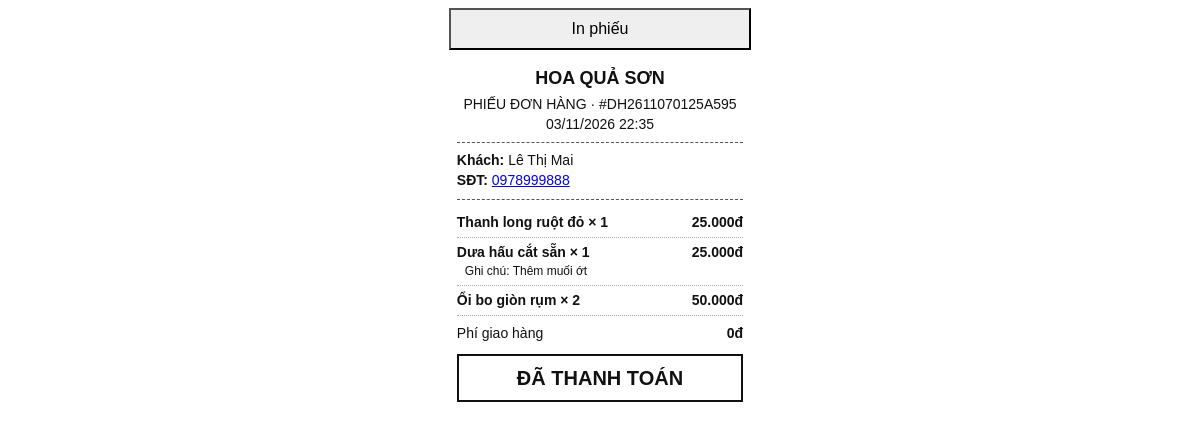
Page /quan-ly/don-hang/1/phieu-in/ (signed in) on the committed database.
### orders/models.py (models this page shows, shortened)
class Order(models.Model):
    ORDER_TYPE_CHOICES = [
        ('dine_in', 'Tại chỗ'),
        ('takeaway', 'Mang đi'),
        ('delivery', 'Giao hàng'),
    ]
    PAYMENT_METHOD_CHOICES = [
        ('cash', 'Tiền mặt'),
        ('transfer', 'Chuyển khoản'),
        ('cod', 'Thu khi giao (COD)'),
    ]
    STATUS_CHOICES = [
        ('new', 'Mới'),
        ('preparing', 'Đang chuẩn bị'),
        ('delivering', 'Đang giao'),
        ('completed', 'Hoàn thành'),
        ('cancelled', 'Đã hủy'),
        ('customer_refused', 'Khách không nhận'),
    ]
    DISCOUNT_TYPE_CHOICES = [
        ('amount', 'Số tiền (đ)'),
        ('percent', 'Phần trăm (%)'),
    ]
    code = models.CharField(max_length=32, unique=True, verbose_name="Mã đơn hàng", editable=False)
    customer_name = models.CharField(max_length=150, verbose_name="Tên khách hàng", default="Khách lẻ")
    customer_contact = models.CharField(max_length=150, blank=True, verbose_name="SĐT / Facebook / Zalo")
    address = models.TextField(blank=True, verbose_name="Địa chỉ nhận hàng")
    order_type = models.CharField(
        max_length=20,
        choices=ORDER_TYPE_CHOICES,
        default='dine_in',
        verbose_name="Hình thức"
    )
    payment_method = models.CharField(
        max_length=20,
        choices=PAYMENT_METHOD_CHOICES,
        default='cash',
        verbose_name="Thanh toán"
    )
    is_paid = models.BooleanField(default=False, verbose_name="Đã thanh toán")
    status = models.CharField(
        max_length=20,
        choices=STATUS_CHOICES,
        default='new',
        verbose_name="Trạng thái"
    )
    discount_type = models.CharField(
        max_length=10,
        choices=DISCOUNT_TYPE_CHOICES,
        default='amount',
        verbose_name="Kiểu giảm giá"
    )
    discount_value = models.DecimalField(
        max_digits=12,
        decimal_places=0,
        default=0,
        validators=[MinValueValidator(Decimal('0'))],
        verbose_name="Giá trị giảm"
    )
    shipping_fee = models.DecimalField(
        max_digits=12,
        decimal_places=0,
        default=0,
        validators=[MinValueValidator(Decimal('0'))],
        verbose_name="Phí giao hàng"
    )
    note = models.TextField(blank=True, verbose_name="Ghi chú đơn hàng")
    source = models.CharField(
        max_length=20,
        choices=[
            ('web', 'Đặt qua Web'),
            ('message', 'Đặt qua Tin nhắn'),
            ('pos', 'Tạo tại quán'),
        ],
        default='pos',
        verbose_name="Nguồn đơn"
    )
    desired_time = models.CharField(max_length=100, blank=True, verbose_name="Thời gian muốn nhận")
    created_at = models.DateTimeField(auto_now_add=True, verbose_name="Ngày tạo")
    updated_at = models.DateTimeField(auto_now=True, verbose_name="Cập nhật lần cuối")
    class Meta:
        verbose_name = "Đơn hàng"
        verbose_name_plural = "Danh sách đơn hàng"
        ordering = ['-created_at']

class OrderItem(models.Model):
    SALT_CHOICES = [
        ('tay_ninh', 'Muối Tây Ninh'),
        ('hao_hao', 'Muối Hảo Hảo'),
    ]
    order = models.ForeignKey(Order, on_delete=models.CASCADE, related_name='items', verbose_name="Đơn hàng")
    product = models.ForeignKey(Product, on_delete=models.SET_NULL, null=True, blank=True, verbose_name="Món")
    product_name = models.CharField(max_length=150, verbose_name="Tên món")
    unit_price = models.DecimalField(
        max_digits=12,
        decimal_places=0,
        validators=[MinValueValidator(Decimal('0'))],
        verbose_name="Đơn giá bán tại thời điểm đặt"
    )
    unit_cost_price = models.DecimalField(
        max_digits=12,
        decimal_places=0,
        null=True,
        blank=True,
        validators=[MinValueValidator(Decimal('0'))],
        verbose_name="Giá nhập tại thời điểm đặt"
    )
    quantity = models.PositiveIntegerField(
        default=1,
        validators=[MinValueValidator(1)],
        verbose_name="Số lượng"
    )
    note = models.CharField(max_length=255, blank=True, verbose_name="Ghi chú món (VD: Không dưa hấu,...)")
    salt_choice = models.CharField(
        max_length=20,
        blank=True,
        choices=SALT_CHOICES,
        verbose_name="Loại muối",
    )
    class Meta:
        verbose_name = "Món trong đơn"
        verbose_name_plural = "Các món trong đơn"
    @property
    def subtotal(self):
        return self.unit_price * self.quantity

### orders/views.py (the view)
# urls.py: path('<int:pk>/phieu-in/', views.order_print_slip, name='order_print_slip'),
@login_required
def order_print_slip(request, pk):
    order = get_object_or_404(Order.objects.prefetch_related('items'), pk=pk)
    order.phone_link = order.customer_contact if order.customer_contact.isdigit() else ''
    return render(request, 'orders/order_print_slip.html', {'order': order})

### menu/templatetags/currency.py (called while the page is built)
@register.filter(name='vnd')
def vnd(value):
    if value is None or value == '':
        return '0đ'
    try:
        val = int(Decimal(str(value)))
        formatted = f"{val:,}".replace(',', '.')
        return f"{formatted}đ"
    except (ValueError, TypeError):
        return f"{value}đ"

### orders/context_processors.py (called while the page is built)
def new_order_count(request):
    if (
        request.path.startswith('/quan-ly/')
        and getattr(request, 'user', None)
        and request.user.is_authenticated
    ):
        return {'new_order_count': Order.objects.filter(status='new').count()}
    return {'new_order_count': 0}

### templates/orders/order_print_slip.html (shortened to what this page needs)
{% load currency %}
<!DOCTYPE html>
<html lang="vi">
<head>
</head>
<body>
    <div class="toolbar"><button type="button" onclick="window.print()">In phiếu</button></div>
    <main class="slip">
        <h1>HOA QUẢ SƠN</h1>
        <div class="center">PHIẾU ĐƠN HÀNG · #{{ order.code }}</div>
        <div class="center">{{ order.created_at|date:"d/m/Y H:i" }}</div>
        <div class="rule"></div>
        <div><strong>Khách:</strong> {{ order.customer_name }}</div>
        {% if order.phone_link %}
            <div><strong>SĐT:</strong> <a href="tel:{{ order.phone_link }}">{{ order.customer_contact }}</a></div>
        {% elif order.customer_contact %}
            <div><strong>Liên hệ:</strong> {{ order.customer_contact }}</div>
        {% endif %}
        <div class="rule"></div>
        {% for item in order.items.all %}
            <div class="item">
                <div class="row"><strong>{{ item.product_name }} × {{ item.quantity }}</strong><strong>{{ item.subtotal|vnd }}</strong></div>
                {% if item.note %}<div class="note">Ghi chú: {{ item.note }}</div>{% endif %}
            </div>
        {% endfor %}
        <div class="row" style="margin-top: 8px;"><span>Phí giao hàng</span><strong>{{ order.shipping_fee|vnd }}</strong></div>
        <div class="amount">
            {% if order.is_paid %}ĐÃ THANH TOÁN{% else %}CẦN THU: {{ order.final_total|vnd }}{% endif %}
        </div>
    </main>
</body>
</html>

### templates/orders/order_print_slip.html (style rules this page uses)
* { box-sizing: border-box; border-radius: 0 !important; }
body { margin: 0; color: #111; font: 14px/1.4 Arial, sans-serif; }
.slip { width: 80mm; max-width: 100%; margin: 0 auto; padding: 8px; }
h1 { margin: 0 0 4px; font-size: 18px; text-align: center; }
.center { text-align: center; }
.rule { border-top: 1px dashed #555; margin: 8px 0; }
.row { display: flex; justify-content: space-between; gap: 8px; }
.item { padding: 5px 0; border-bottom: 1px dotted #aaa; }
.note { padding-left: 8px; font-size: 12px; }
.amount { margin-top: 10px; padding: 8px; border: 2px solid #111; text-align: center; font-size: 20px; font-weight: 700; }
.toolbar { width: 80mm; max-width: 100%; margin: 8px auto; }
button { width: 100%; padding: 10px; font-size: 16px; }

### rows in the picture
Order: code "DH2611070125A595", created_at "03/11/2026 22:35", customer_name "Lê Thị Mai", customer_contact "0978999888", shipping_fee|vnd "0đ"
OrderItem: product_name "Thanh long ruột đỏ", quantity "1", subtotal|vnd "25.000đ"
OrderItem: product_name "Dưa hấu cắt sẵn", quantity "1", subtotal|vnd "25.000đ", note "Thêm muối ớt"
OrderItem: product_name "Ổi bo giòn rụm", quantity "2", subtotal|vnd "50.000đ"
